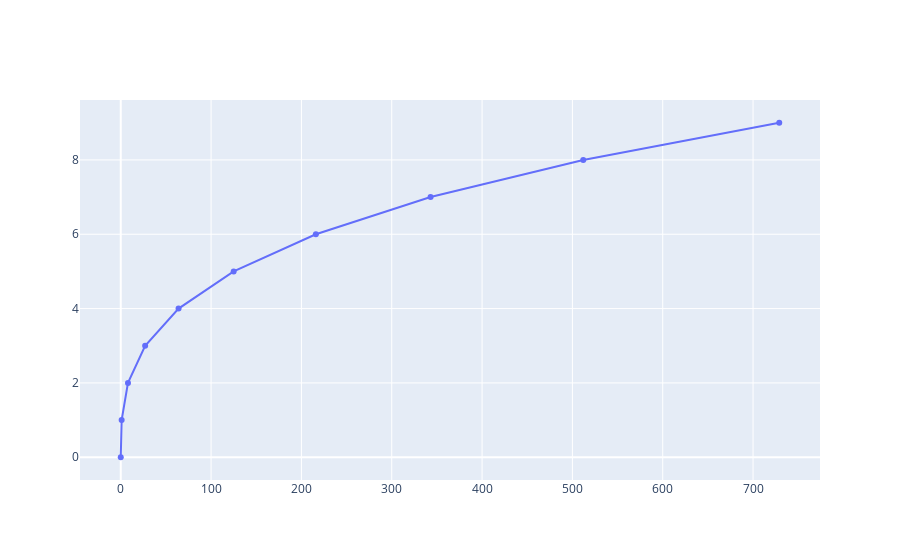

The cell this chart's notebook holds for it:
### Code cell
# Outra forma de escrever: 
data = go.Scatter(x=x**3)
fig = go.Figure(data)
fig.show()

### Figure 1 — Plotly figure (JSON) as saved in the notebook; plotly's stock layout.template omitted (floating-point values rounded to 4 significant figures)
{"data": [{"type": "scatter", "x": [0, 1, 8, 27, 64, 125, 216, 343, 512, 729]}], "layout": {}}
